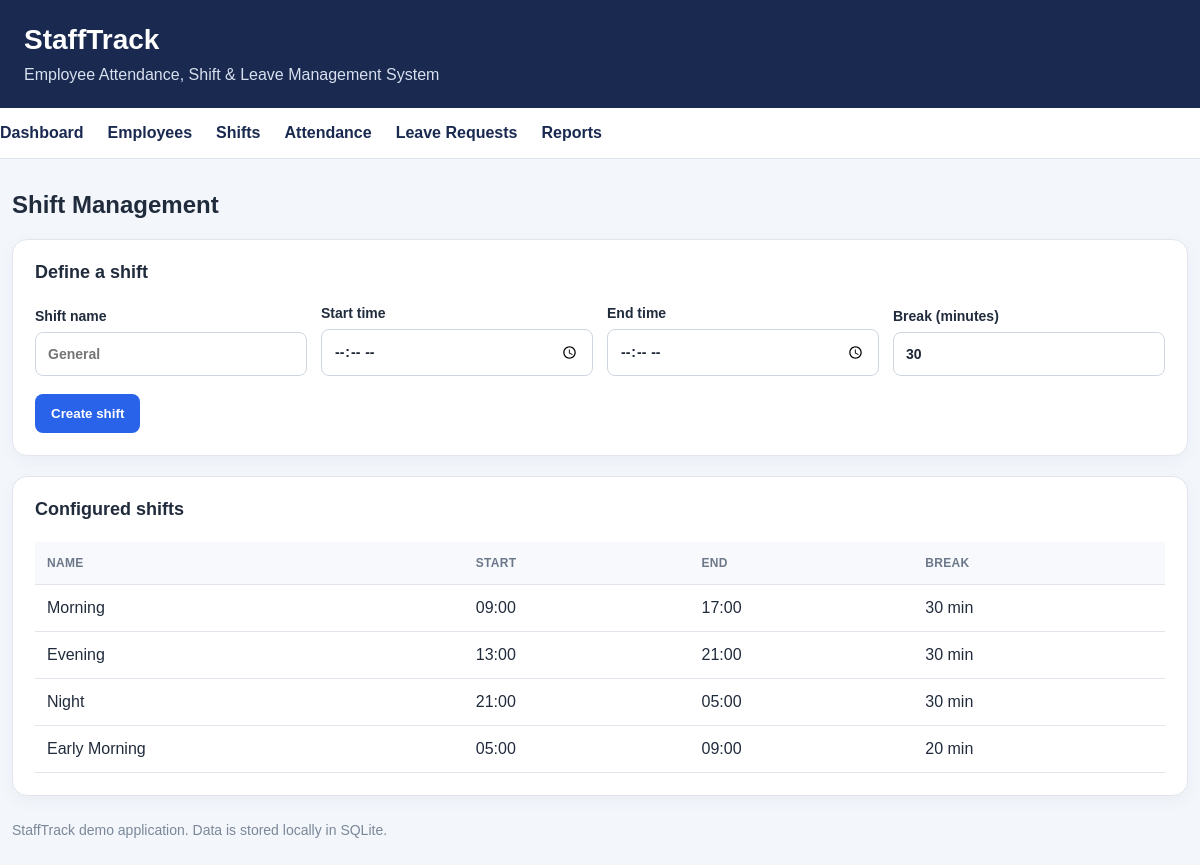
The app's page /shifts with its own data.
### tables this page shows
CREATE TABLE shifts (
      id INTEGER PRIMARY KEY AUTOINCREMENT,
      name TEXT NOT NULL UNIQUE,
      start_time TEXT NOT NULL,
      end_time TEXT NOT NULL,
      break_minutes INTEGER NOT NULL DEFAULT 30 CHECK (break_minutes >= 0)
    );

### app/routes.py (the view, shortened to what this page needs)
@bp.route("/shifts", methods=["GET","POST"])
def shifts():
    db = get_db()
    rows = db.execute("SELECT * FROM shifts ORDER BY id").fetchall()
    return render_template("shifts.html", shifts=rows)

### app/db.py (called while the page is built)
def get_db():
    if "db" not in g:
        db_path = current_app.config["DATABASE"]
        Path(db_path).parent.mkdir(parents=True, exist_ok=True)
        g.db = sqlite3.connect(db_path)
        g.db.row_factory = sqlite3.Row
        g.db.execute("PRAGMA foreign_keys = ON")
    return g.db

### app/routes.py (called while the page is built)
@bp.app_context_processor
def inject_today():
    return {"today": date.today().isoformat()}

### app/templates/shifts.html
{% extends "base.html" %}{% block title %}Shifts · StaffTrack{% endblock %}
{% block content %}<h2>Shift Management</h2>
<section class="panel"><h3>Define a shift</h3><form method="post" class="form-grid">
<label>Shift name<input name="name" placeholder="General" required></label>
<label>Start time<input name="start_time" type="time" required></label>
<label>End time<input name="end_time" type="time" required></label>
<label>Break (minutes)<input name="break_minutes" type="number" min="0" value="30" required></label>
<div class="form-action"><button>Create shift</button></div></form></section>
<section class="panel"><h3>Configured shifts</h3><table><thead><tr><th>Name</th><th>Start</th><th>End</th><th>Break</th></tr></thead><tbody>
{% for s in shifts %}<tr><td>{{ s.name }}</td><td>{{ s.start_time }}</td><td>{{ s.end_time }}</td><td>{{ s.break_minutes }} min</td></tr>
{% else %}<tr><td colspan="4">No shifts configured.</td></tr>{% endfor %}
</tbody></table></section>{% endblock %}

### app/static/style.css (style rules this page uses)
:root { font-family: Arial, Helvetica, sans-serif; color: #202b3c; background: #f3f6fb; }
* { box-sizing: border-box; }
body { margin: 0; background: #f3f6fb; }
h2 { font-size: 24px; margin: 0 0 20px; }
h3 { margin: 0 0 22px; font-size: 18px; }
.panel,.stat { background: white; border: 1px solid #e1e6ed; border-radius: 15px; box-shadow: 0 5px 18px rgba(22,39,69,.04); }
.panel { padding: 22px; margin: 20px 0; overflow-x: auto; }
.form-grid { display: grid; grid-template-columns: repeat(4,minmax(0,1fr)); gap: 18px 14px; align-items: end; }
label { font-weight: 700; font-size: 14px; display: flex; flex-direction: column; gap: 8px; }
input,select,textarea { width: 100%; border: 1px solid #cfd6df; background: white; border-radius: 8px; padding: 12px; font: inherit; color: #1d2736; min-height: 44px; }
button { border: 0; border-radius: 8px; background: #2863e9; color: white; padding: 12px 16px; font-weight: 700; cursor: pointer; }
.form-action { align-self: end; }
table { border-collapse: collapse; width: 100%; min-width: 680px; text-align: left; }
th { background: #f7f9fc; color: #6c7889; text-transform: uppercase; font-size: 12px; letter-spacing: .3px; }
th,td { padding: 14px 12px; border-bottom: 1px solid #e0e5eb; }

### records on screen
shifts: name "Morning", start_time "09:00", end_time "17:00", break_minutes "30"
shifts: name "Evening", start_time "13:00", end_time "21:00", break_minutes "30"
shifts: name "Night", start_time "21:00", end_time "05:00", break_minutes "30"
shifts: name "Early Morning", start_time "05:00", end_time "09:00", break_minutes "20"
